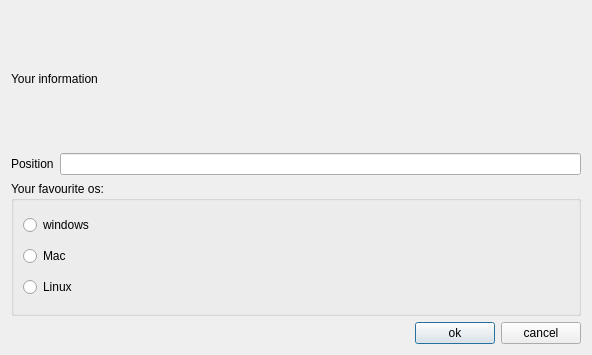
<?xml version="1.0" encoding="UTF-8"?>
<ui version="4.0">
 <class>InfoDialog</class>
 <widget class="QDialog" name="InfoDialog">
  <property name="geometry">
   <rect>
    <x>0</x>
    <y>0</y>
    <width>592</width>
    <height>355</height>
   </rect>
  </property>
  <property name="windowTitle">
   <string>Dialog</string>
  </property>
  <layout class="QVBoxLayout" name="verticalLayout_2">
   <item>
    <widget class="QLabel" name="label">
     <property name="text">
      <string>Your information</string>
     </property>
    </widget>
   </item>
   <item>
    <layout class="QHBoxLayout" name="horizontalLayout">
     <item>
      <widget class="QLabel" name="label_2">
       <property name="text">
        <string>Position</string>
       </property>
      </widget>
     </item>
     <item>
      <widget class="QLineEdit" name="PositionlineEdit"/>
     </item>
    </layout>
   </item>
   <item>
    <widget class="QGroupBox" name="groupBox">
     <property name="title">
      <string>Your favourite os:</string>
     </property>
     <layout class="QVBoxLayout" name="verticalLayout">
      <item>
       <widget class="QRadioButton" name="windowsradioButton">
        <property name="text">
         <string>windows</string>
        </property>
       </widget>
      </item>
      <item>
       <widget class="QRadioButton" name="MacradioButton_2">
        <property name="text">
         <string>Mac</string>
        </property>
       </widget>
      </item>
      <item>
       <widget class="QRadioButton" name="LinuxradioButton_3">
        <property name="text">
         <string>Linux</string>
        </property>
       </widget>
      </item>
     </layout>
    </widget>
   </item>
   <item>
    <layout class="QHBoxLayout" name="horizontalLayout_2">
     <item>
      <spacer name="horizontalSpacer">
       <property name="orientation">
        <enum>Qt::Horizontal</enum>
       </property>
       <property name="sizeHint" stdset="0">
        <size>
         <width>40</width>
         <height>20</height>
        </size>
       </property>
      </spacer>
     </item>
     <item>
      <widget class="QPushButton" name="okpushbutton">
       <property name="text">
        <string>ok</string>
       </property>
      </widget>
     </item>
     <item>
      <widget class="QPushButton" name="cancelpushButton_2">
       <property name="text">
        <string>cancel</string>
       </property>
      </widget>
     </item>
    </layout>
   </item>
  </layout>
 </widget>
 <resources/>
 <connections/>
</ui>
